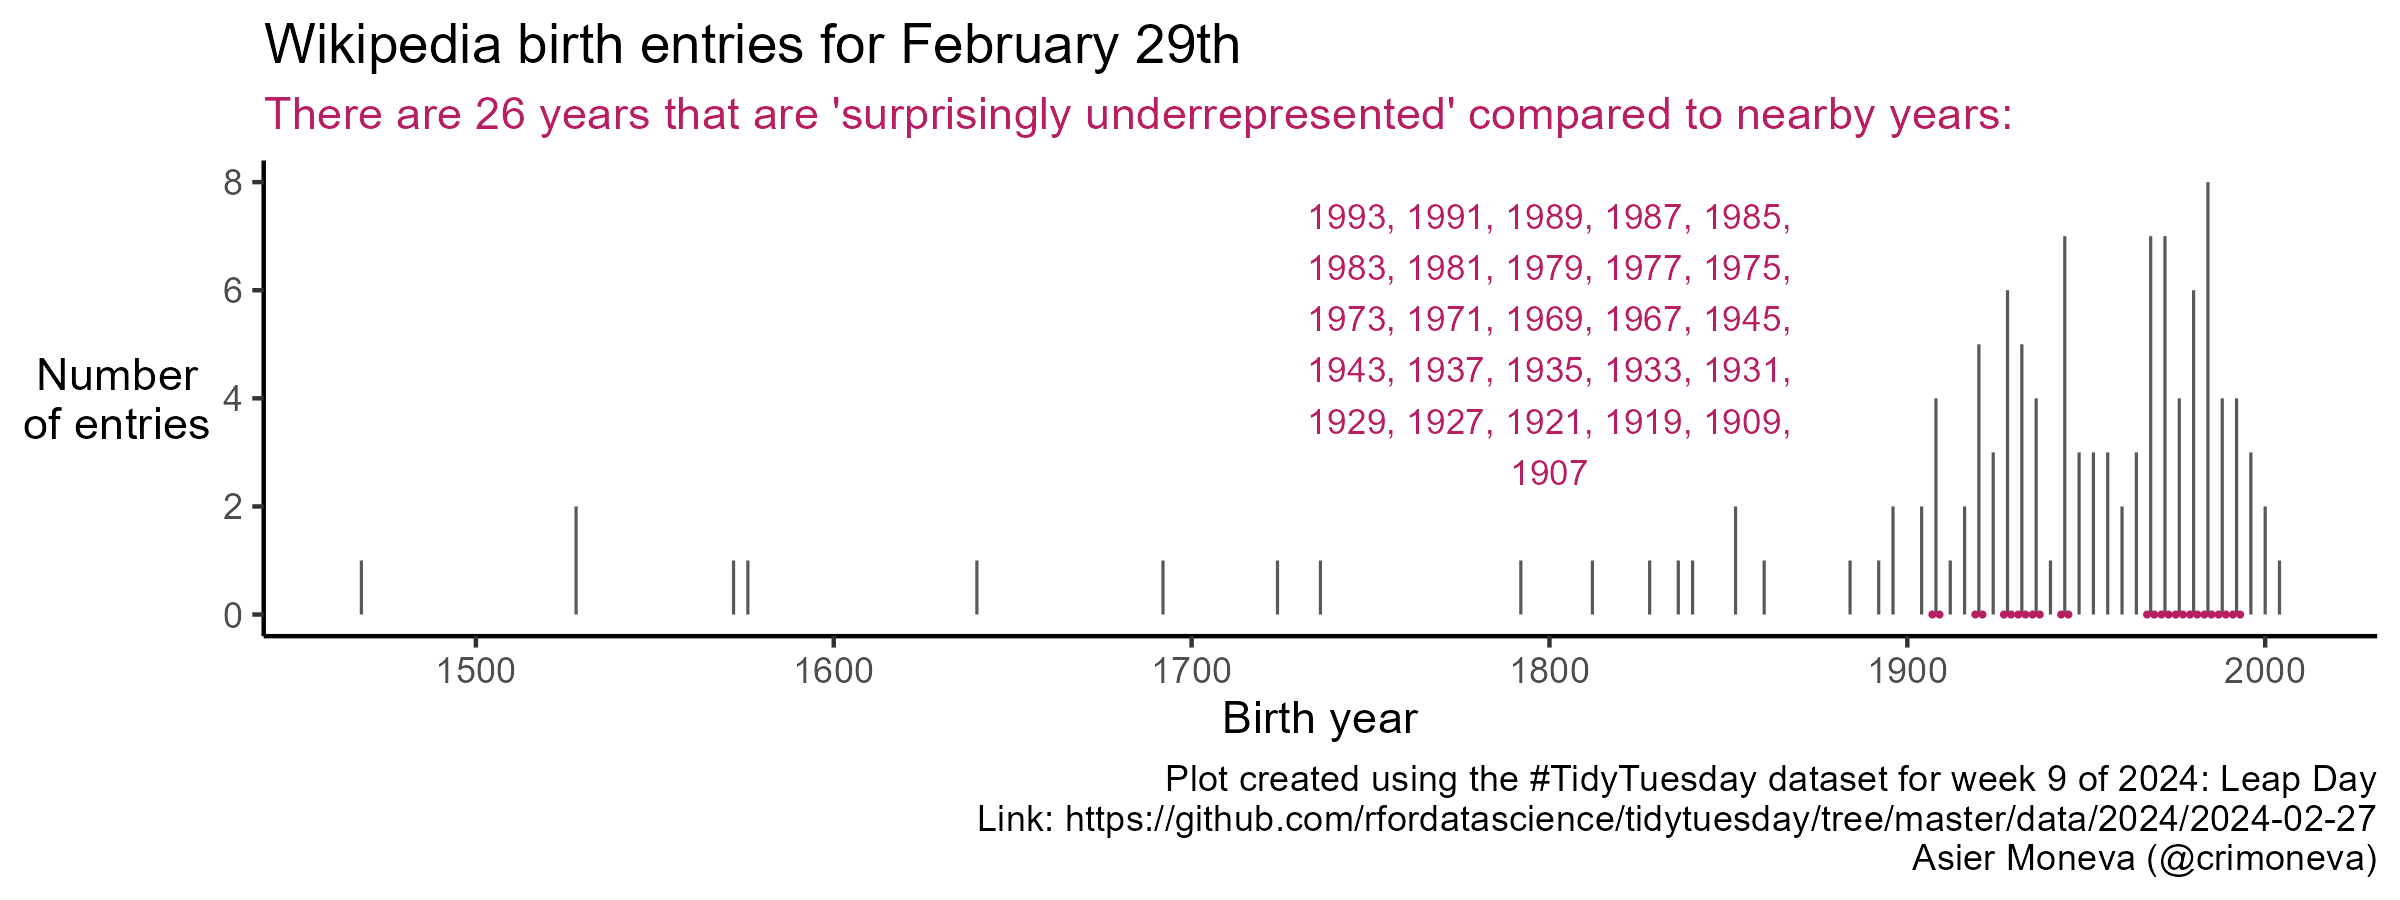

Write R code to recreate this figure.
# ==============================================================================
# Title: NSC-R TidyTuesday
# Author: Asier Moneva
# Affiliation: 
#   - Netherlands Institute for the Study of Crime and Law Enforcement (NCSR)
#   - Center of Expertise Cyber Security, The Hague University of Applied 
#   Sciences
# Date: 2024-02-24
# ==============================================================================

# Install the {tidytuesdayR} package
# install.packages(c("tidytuesdayR", "tidyverse"))

# Load the packages
library (here)
library (tidytuesdayR)
library (tidyverse)

# Load data for TidyTuesday (TT) week 9
data_tt_w9 <- tt_load(
  x = 2024, 
  week = 9
)

# Store each data frame as a separate object
df_events <- data_tt_w9$events
df_births <- data_tt_w9$births
df_deaths <- data_tt_w9$deaths

# Question: Which cohort of leap day births is most represented in ----
# Wikipedia's data?

# Using the births data frame
df_births |> 
  # Group the observations by year
  group_by(year_birth) |> 
  # Count them, and
  count() |> 
  # (Good practice: ungroup the data)
  ungroup() |> 
  # Arrange them in descending order
  arrange(desc(n)) |> 
  # Extract only the observation(s) with the highest number of entries
  slice_max(
    order_by = n, 
    n = 1
  )

# Answer: The 1984 cohort is the most represented in Wikipedia's data, with 8 
# entries.

# Question: Are any years surprisingly underrepresented compared to nearby ----
# years? 

# `Surprisingly underrepresented`: a year with at least three fewer entries than 
# nearby years.
# `Nearby year`: a year that is one year away from the reference year.

# Re-using part of the previous code
df_births_ <- df_births |> 
  group_by(year_birth) |> 
  count() |> 
  ungroup() |> 
  # Identify `surprisingly underrepresented` years
  # Right join a new data frame with all the missing years in the data
  right_join(
    y = tibble(year_birth = full_seq(
      x = df_births |> pull(year_birth), 
      period = 1
    )),
    by = join_by(year_birth)
  ) |> 
  # Fill in the newly added years with zeroes
  replace_na(list(n = 0)) |> 
  # Arrange the data in descendant order of years
  arrange(desc(year_birth)) |> 
  # Lag and lead `n` to be able to compare its value with the immediately 
  # preceding and following one
  mutate(
    n_lagged = lag(n),
    n_led = lead(n),
    surp_under = if_else(
      condition = n < n_lagged - 3 | n < n_led - 3,
      true = 0,
      false = NA
    )
  )

# Extract the surprisingly underrepresented years as a character vector
v_surp_under_years <- df_births_ |> 
  filter(surp_under == 0) |> 
  pull(year_birth)

# Answer: Yes, there are 26 surprisingly underrepresented years compared 
# to nearby years, all from the 1900s: 1993, 1991, 1989, 1987, 1985, 1983, 1981, 
# 1979, 1977, 1975, 1973, 1971, 1969, 1967, 1945, 1943, 1937, 1935, 1933, 1931, 
# 1929, 1927, 1921, 1919, 1909, and 1907.

# Visualize the data
fig_tt_w9 <- df_births_ |> 
  ggplot(mapping = aes(x = year_birth)) +
  # Add a column geom for the count of entries
  geom_col(mapping = aes(y = n)) +
  # Add a point geom for the surprisingly underrepresented years
  geom_point(
    mapping = aes(y = surp_under), 
    # NSCR pink!
    color = "#B81E61",
    na.rm = TRUE,
    size = 0.25
  ) +
  # Annotate the answer
  annotate(
    geom = "text",
    x = 1800,
    y = 5,
    label = str_wrap(
      string = paste(v_surp_under_years, collapse = ", "),
      width = 30
    ),
    color = "#B81E61",
    size = 3
  ) +
  # Break the x-axis every 100 years
  scale_x_continuous(breaks = seq(
    from = round(min(df_births_$year_birth), -2), 
    to = round(max(df_births_$year_birth), -2), 
    by = 100
  )) +
  # Plot text
  labs(
    title = "Wikipedia birth entries for February 29th",
    subtitle = "There are 26 years that are 'surprisingly underrepresented' compared to nearby years:",
    x = "Birth year",
    y = "Number\nof entries",
    caption = "Plot created using the #TidyTuesday dataset for week 9 of 2024: Leap Day\nLink: https://github.com/rfordatascience/tidytuesday/tree/master/data/2024/2024-02-27\nAsier Moneva (@crimoneva)"
  ) +
  theme_classic() +
  theme(
    # Color the subtitle in the same way as the answer
    plot.subtitle = element_text(color = "#B81E61"),
    # Rotate the title of the y-axis vertically
    axis.title.y = element_text(
      angle = 0,
      vjust = 0.5
    )
  )

# Save the plot
ggsave(
  filename = "2024-week9.png",
  plot = fig_tt_w9,
  device = "png",
  path = here("scripts", "tidy-tuesdays", "plots"),
  width = 8,
  height = 3,
  dpi = 300
)

# (Bonus) What other patterns can you find in the data? ----
